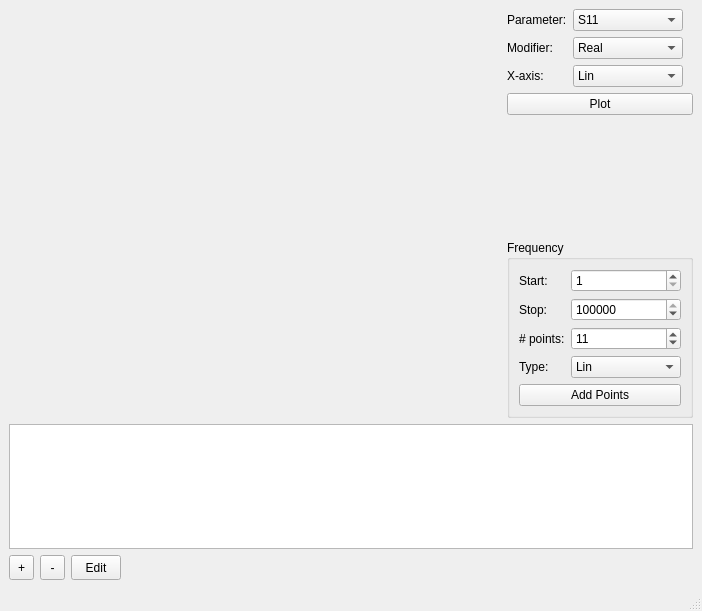
<?xml version="1.0" encoding="UTF-8"?>
<ui version="4.0">
 <class>MainWindow</class>
 <widget class="QMainWindow" name="MainWindow">
  <property name="geometry">
   <rect>
    <x>0</x>
    <y>0</y>
    <width>702</width>
    <height>611</height>
   </rect>
  </property>
  <property name="windowTitle">
   <string>MainWindow</string>
  </property>
  <widget class="QWidget" name="centralwidget">
   <layout class="QVBoxLayout" name="verticalLayout_3">
    <item>
     <layout class="QHBoxLayout" name="horizontalLayout_2">
      <item>
       <widget class="DockArea" name="dock_area" native="true">
        <property name="sizePolicy">
         <sizepolicy hsizetype="MinimumExpanding" vsizetype="Preferred">
          <horstretch>0</horstretch>
          <verstretch>1</verstretch>
         </sizepolicy>
        </property>
        <property name="minimumSize">
         <size>
          <width>300</width>
          <height>0</height>
         </size>
        </property>
       </widget>
      </item>
      <item>
       <layout class="QVBoxLayout" name="verticalLayout_2" stretch="0,0,0,0">
        <property name="sizeConstraint">
         <enum>QLayout::SetMinimumSize</enum>
        </property>
        <item>
         <layout class="QFormLayout" name="formLayout">
          <item row="0" column="0">
           <widget class="QLabel" name="label">
            <property name="text">
             <string>Parameter:</string>
            </property>
           </widget>
          </item>
          <item row="0" column="1">
           <widget class="QComboBox" name="cbParameter">
            <property name="sizePolicy">
             <sizepolicy hsizetype="Fixed" vsizetype="Fixed">
              <horstretch>0</horstretch>
              <verstretch>0</verstretch>
             </sizepolicy>
            </property>
            <property name="minimumSize">
             <size>
              <width>110</width>
              <height>0</height>
             </size>
            </property>
            <item>
             <property name="text">
              <string>S11</string>
             </property>
            </item>
           </widget>
          </item>
          <item row="1" column="0">
           <widget class="QLabel" name="label_2">
            <property name="text">
             <string>Modifier:</string>
            </property>
           </widget>
          </item>
          <item row="1" column="1">
           <widget class="QComboBox" name="cbModifier">
            <property name="sizePolicy">
             <sizepolicy hsizetype="Fixed" vsizetype="Fixed">
              <horstretch>0</horstretch>
              <verstretch>0</verstretch>
             </sizepolicy>
            </property>
            <property name="minimumSize">
             <size>
              <width>110</width>
              <height>0</height>
             </size>
            </property>
            <item>
             <property name="text">
              <string>Real</string>
             </property>
            </item>
            <item>
             <property name="text">
              <string>Imag</string>
             </property>
            </item>
            <item>
             <property name="text">
              <string>Mag (lin)</string>
             </property>
            </item>
            <item>
             <property name="text">
              <string>Mag (dB)</string>
             </property>
            </item>
            <item>
             <property name="text">
              <string>Angle</string>
             </property>
            </item>
           </widget>
          </item>
          <item row="2" column="0">
           <widget class="QLabel" name="label_3">
            <property name="text">
             <string>X-axis:</string>
            </property>
           </widget>
          </item>
          <item row="2" column="1">
           <widget class="QComboBox" name="cbXaxis">
            <property name="sizePolicy">
             <sizepolicy hsizetype="Fixed" vsizetype="Fixed">
              <horstretch>0</horstretch>
              <verstretch>0</verstretch>
             </sizepolicy>
            </property>
            <property name="minimumSize">
             <size>
              <width>110</width>
              <height>0</height>
             </size>
            </property>
            <item>
             <property name="text">
              <string>Lin</string>
             </property>
            </item>
            <item>
             <property name="text">
              <string>Log</string>
             </property>
            </item>
           </widget>
          </item>
         </layout>
        </item>
        <item>
         <widget class="QPushButton" name="pbPlot">
          <property name="text">
           <string>Plot</string>
          </property>
         </widget>
        </item>
        <item>
         <spacer name="verticalSpacer">
          <property name="orientation">
           <enum>Qt::Vertical</enum>
          </property>
          <property name="sizeHint" stdset="0">
           <size>
            <width>20</width>
            <height>40</height>
           </size>
          </property>
         </spacer>
        </item>
        <item>
         <widget class="QGroupBox" name="groupBox">
          <property name="title">
           <string>Frequency</string>
          </property>
          <layout class="QVBoxLayout" name="verticalLayout_4">
           <item>
            <layout class="QFormLayout" name="formLayout_2">
             <item row="0" column="0">
              <widget class="QLabel" name="label_4">
               <property name="text">
                <string>Start:</string>
               </property>
              </widget>
             </item>
             <item row="1" column="0">
              <widget class="QLabel" name="label_5">
               <property name="text">
                <string>Stop:</string>
               </property>
              </widget>
             </item>
             <item row="2" column="0">
              <widget class="QLabel" name="label_6">
               <property name="text">
                <string># points:</string>
               </property>
              </widget>
             </item>
             <item row="2" column="1">
              <widget class="QSpinBox" name="sbXnum">
               <property name="sizePolicy">
                <sizepolicy hsizetype="Fixed" vsizetype="Fixed">
                 <horstretch>0</horstretch>
                 <verstretch>0</verstretch>
                </sizepolicy>
               </property>
               <property name="minimumSize">
                <size>
                 <width>110</width>
                 <height>0</height>
                </size>
               </property>
               <property name="minimum">
                <number>1</number>
               </property>
               <property name="maximum">
                <number>1001</number>
               </property>
               <property name="singleStep">
                <number>10</number>
               </property>
               <property name="value">
                <number>11</number>
               </property>
              </widget>
             </item>
             <item row="3" column="1">
              <widget class="QComboBox" name="cbXtype">
               <property name="sizePolicy">
                <sizepolicy hsizetype="Fixed" vsizetype="Fixed">
                 <horstretch>0</horstretch>
                 <verstretch>0</verstretch>
                </sizepolicy>
               </property>
               <property name="minimumSize">
                <size>
                 <width>110</width>
                 <height>0</height>
                </size>
               </property>
               <item>
                <property name="text">
                 <string>Lin</string>
                </property>
               </item>
               <item>
                <property name="text">
                 <string>Log</string>
                </property>
               </item>
              </widget>
             </item>
             <item row="3" column="0">
              <widget class="QLabel" name="label_7">
               <property name="text">
                <string>Type:</string>
               </property>
              </widget>
             </item>
             <item row="0" column="1">
              <widget class="QDoubleSpinBox" name="sbXstart">
               <property name="sizePolicy">
                <sizepolicy hsizetype="Fixed" vsizetype="Fixed">
                 <horstretch>0</horstretch>
                 <verstretch>0</verstretch>
                </sizepolicy>
               </property>
               <property name="minimumSize">
                <size>
                 <width>110</width>
                 <height>0</height>
                </size>
               </property>
               <property name="decimals">
                <number>0</number>
               </property>
               <property name="minimum">
                <double>1.000000000000000</double>
               </property>
               <property name="maximum">
                <double>10000000000.000000000000000</double>
               </property>
              </widget>
             </item>
             <item row="1" column="1">
              <widget class="QDoubleSpinBox" name="sbXstop">
               <property name="sizePolicy">
                <sizepolicy hsizetype="Fixed" vsizetype="Fixed">
                 <horstretch>0</horstretch>
                 <verstretch>0</verstretch>
                </sizepolicy>
               </property>
               <property name="minimumSize">
                <size>
                 <width>110</width>
                 <height>0</height>
                </size>
               </property>
               <property name="decimals">
                <number>0</number>
               </property>
               <property name="minimum">
                <double>1.000000000000000</double>
               </property>
               <property name="maximum">
                <double>10000000000.000000000000000</double>
               </property>
               <property name="singleStep">
                <double>1000.000000000000000</double>
               </property>
               <property name="value">
                <double>1000000000.000000000000000</double>
               </property>
              </widget>
             </item>
            </layout>
           </item>
           <item>
            <widget class="QPushButton" name="pbAddPoints">
             <property name="text">
              <string>Add Points</string>
             </property>
            </widget>
           </item>
          </layout>
         </widget>
        </item>
       </layout>
      </item>
     </layout>
    </item>
    <item>
     <layout class="QVBoxLayout" name="verticalLayout">
      <item>
       <widget class="QListView" name="lvComponents">
        <property name="sizePolicy">
         <sizepolicy hsizetype="Expanding" vsizetype="Fixed">
          <horstretch>0</horstretch>
          <verstretch>0</verstretch>
         </sizepolicy>
        </property>
        <property name="maximumSize">
         <size>
          <width>16777215</width>
          <height>125</height>
         </size>
        </property>
        <property name="flow">
         <enum>QListView::LeftToRight</enum>
        </property>
        <property name="isWrapping" stdset="0">
         <bool>false</bool>
        </property>
        <property name="viewMode">
         <enum>QListView::IconMode</enum>
        </property>
       </widget>
      </item>
      <item>
       <layout class="QHBoxLayout" name="horizontalLayout">
        <item>
         <widget class="QToolButton" name="tbCircPlus">
          <property name="minimumSize">
           <size>
            <width>25</width>
            <height>25</height>
           </size>
          </property>
          <property name="text">
           <string>+</string>
          </property>
         </widget>
        </item>
        <item>
         <widget class="QToolButton" name="tbCircMin">
          <property name="minimumSize">
           <size>
            <width>25</width>
            <height>25</height>
           </size>
          </property>
          <property name="text">
           <string>-</string>
          </property>
         </widget>
        </item>
        <item>
         <widget class="QToolButton" name="tbCircEdit">
          <property name="minimumSize">
           <size>
            <width>50</width>
            <height>25</height>
           </size>
          </property>
          <property name="text">
           <string>Edit</string>
          </property>
         </widget>
        </item>
        <item>
         <spacer name="horizontalSpacer">
          <property name="orientation">
           <enum>Qt::Horizontal</enum>
          </property>
          <property name="sizeHint" stdset="0">
           <size>
            <width>40</width>
            <height>20</height>
           </size>
          </property>
         </spacer>
        </item>
       </layout>
      </item>
     </layout>
    </item>
   </layout>
  </widget>
  <widget class="QMenuBar" name="menubar">
   <property name="geometry">
    <rect>
     <x>0</x>
     <y>0</y>
     <width>702</width>
     <height>22</height>
    </rect>
   </property>
  </widget>
  <widget class="QStatusBar" name="statusbar"/>
 </widget>
 <customwidgets>
  <customwidget>
   <class>DockArea</class>
   <extends>QWidget</extends>
   <header>pyqtgraph.dockarea.h</header>
   <container>1</container>
  </customwidget>
 </customwidgets>
 <resources/>
 <connections/>
</ui>
